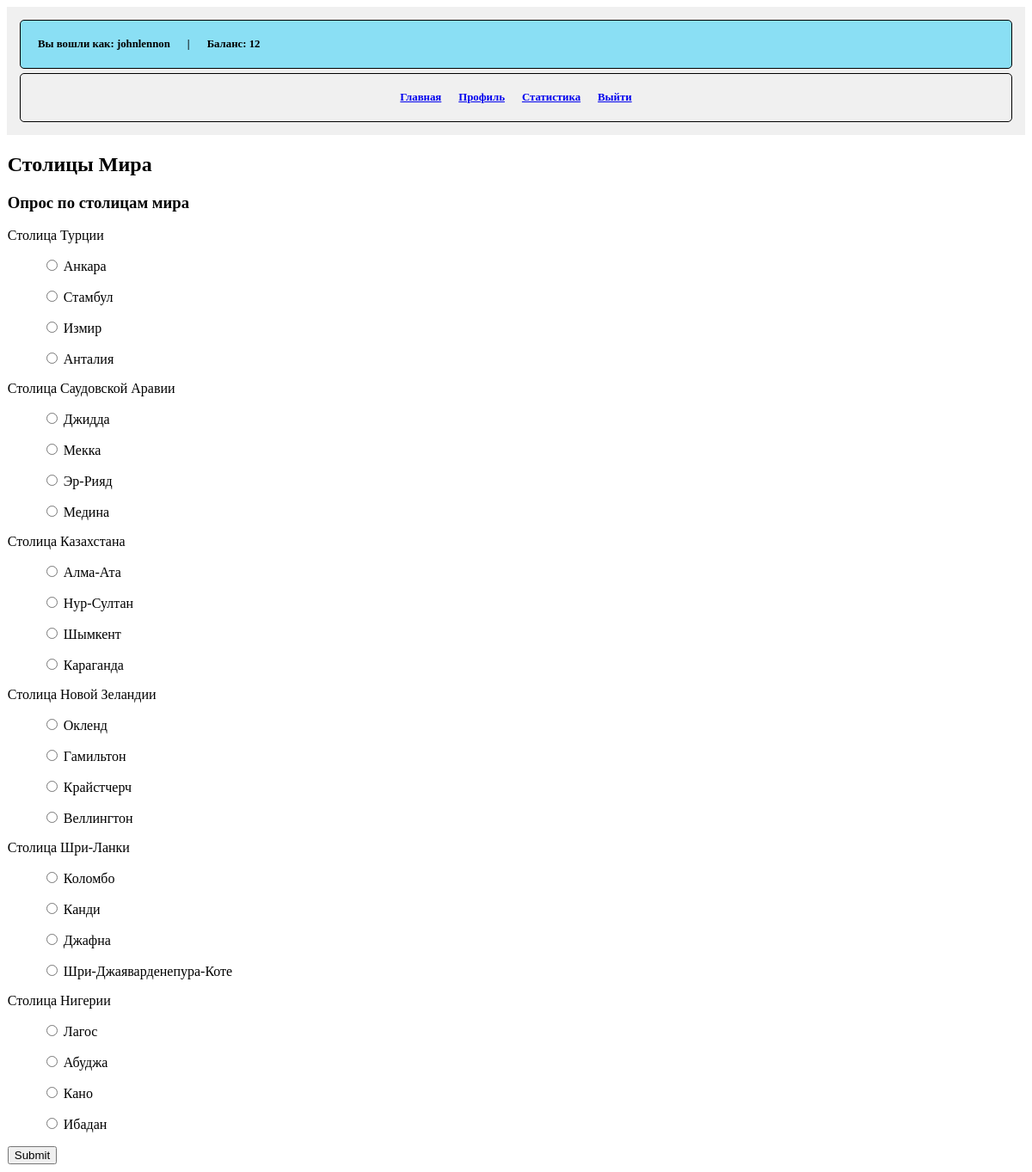
/quiz/2/ (signed in), run on the app's committed database.
### polls/models.py (models this page shows, shortened)
class UserProfile(models.Model):
    user = models.OneToOneField(User, on_delete=models.CASCADE)
    currency = models.IntegerField(default=0)
    background_color = models.CharField(max_length=7, default='#FFFFFF')
    border_color = models.CharField(max_length=7, default='#000000')

class Quiz(models.Model):
    name = models.CharField(max_length=200)
    description = models.TextField()

class Question(models.Model):
    quiz = models.ForeignKey(Quiz, on_delete=models.CASCADE)
    question_text = models.CharField(max_length=200)
    pub_date = models.DateTimeField("created_at")

class Choice(models.Model):
    question = models.ForeignKey(Question, on_delete=models.CASCADE)
    choice_text = models.CharField(max_length=200)
    correct = models.BooleanField(default=False)

### polls/views.py (the view)
# urls.py: path('quiz/<int:quiz_id>/', views.take_quiz, name='take_quiz'),
@login_required
def take_quiz(request, quiz_id):
    quiz = get_object_or_404(Quiz, pk=quiz_id)
    profile = request.user.userprofile
    if request.method == 'POST':
        for question in quiz.question_set.all():
            choice_id = request.POST.get(f'question_{question.id}')
            if choice_id:
                choice = Choice.objects.get(pk=choice_id)
                result = False
                if choice.correct:
                    profile.currency += 2
                    profile.save()
                    result = True
                UserAnswer.objects.create(user=request.user, question=question, choice=choice, result=result)
        return redirect('quizzes_list')
    else:
        questions = quiz.question_set.all()
        return render(request, 'take_quiz.html', {'quiz': quiz, 'questions': questions})

### polls/templates/take_quiz.html (shortened to what this page needs)
{% extends 'base.html' %}
{% block content %}
<h2>{{ quiz.name }}</h2>
    <h3>{{ quiz.description }}</h3>
    <form method="post">
        {% for question in questions %}
        <p>
            {{ question.question_text }}
            {% for choice in question.choice_set.all %}
                <ul>
                    <input type="radio" name="question_{{ question.id }}" value="{{ choice.id }}" required>
                    {{ choice.choice_text }}
                </ul>
            {% endfor %}
        </p>
        {% endfor %}
        <input type="submit"></input>
    </form>
{% endblock %}

### polls/templates/base.html (shortened to what this page needs)
<!DOCTYPE html>
<html lang="en">
<head>
</head>
<body>
    <header>
        {% if user.is_authenticated %}
            <span style="border-color: {{ user.userprofile.border_color }}; background: {{ user.userprofile.background_color }};  display: flex; justify-content: flex-start;">
                <a>Вы вошли как: {{ user.username }}</a>
                <a>|</a>
                <a>Баланс: {{ user.userprofile.currency }}</a>
            </span>
            <span style="display: flex; justify-content: center;">
                <a href="{% url 'quizzes_list' %}">Главная</a>
                <a href="{% url 'user_profile' %}">Профиль</a>
                <a href="{% url 'user_list' %}">Статистика</a>
                <a href="{% url 'logout' %}">Выйти</a>
            </span>
        {% else %}
            <span>
                Вы не вошли в систему
            </span>
        {% endif %}
    </header>
    <main>
        {% block content %}
        {% endblock %}
    </main>
</body>
</html>

### polls/templates/base.html (style rules this page uses)
header { display: block; font-size: .8em; font-weight: bold; justify-content: space-between; padding: 10px; background-color: #f0f0f0; }
main { padding: .8px; }
span { display: flex; font-size: 1em; justify-content: space-between; border: 1px solid black; border-radius: 5px; margin: 5px; padding: 10px; }
a { padding: 10px; }

### data on the page
Quiz: name "Столицы Мира", description "Опрос по столицам мира"
Question: question_text "Столица Турции"
Choice: choice_text "Анкара"
Choice: choice_text "Стамбул"
Choice: choice_text "Измир"
Choice: choice_text "Анталия"
Question: question_text "Столица Саудовской Аравии"
Choice: choice_text "Джидда"
Choice: choice_text "Мекка"
Choice: choice_text "Эр-Рияд"
Choice: choice_text "Медина"
Question: question_text "Столица Казахстана"
Choice: choice_text "Алма-Ата"
Choice: choice_text "Нур-Султан"
Choice: choice_text "Шымкент"
Choice: choice_text "Караганда"
Question: question_text "Столица Новой Зеландии"
Choice: choice_text "Окленд"
Choice: choice_text "Гамильтон"
Choice: choice_text "Крайстчерч"
Choice: choice_text "Веллингтон"
Question: question_text "Столица Шри-Ланки"
Choice: choice_text "Коломбо"
Choice: choice_text "Канди"
Choice: choice_text "Джафна"
Choice: choice_text "Шри-Джаяварденепура-Коте"
Question: question_text "Столица Нигерии"
Choice: choice_text "Лагос"
Choice: choice_text "Абуджа"
Choice: choice_text "Кано"
Choice: choice_text "Ибадан"

### other printed values
{{ user.username }} "johnlennon"
{{ user.userprofile.currency }} "12"
